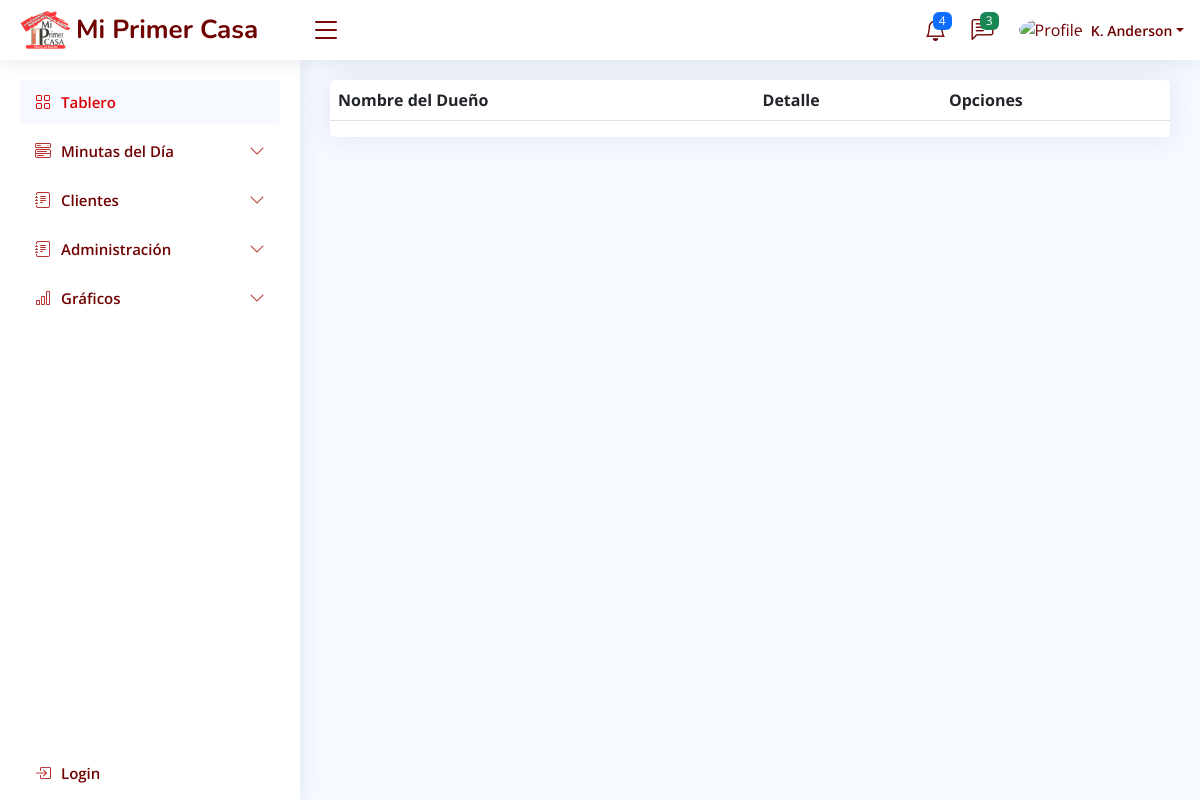
The app's page /dueniosBarrios/, older data.
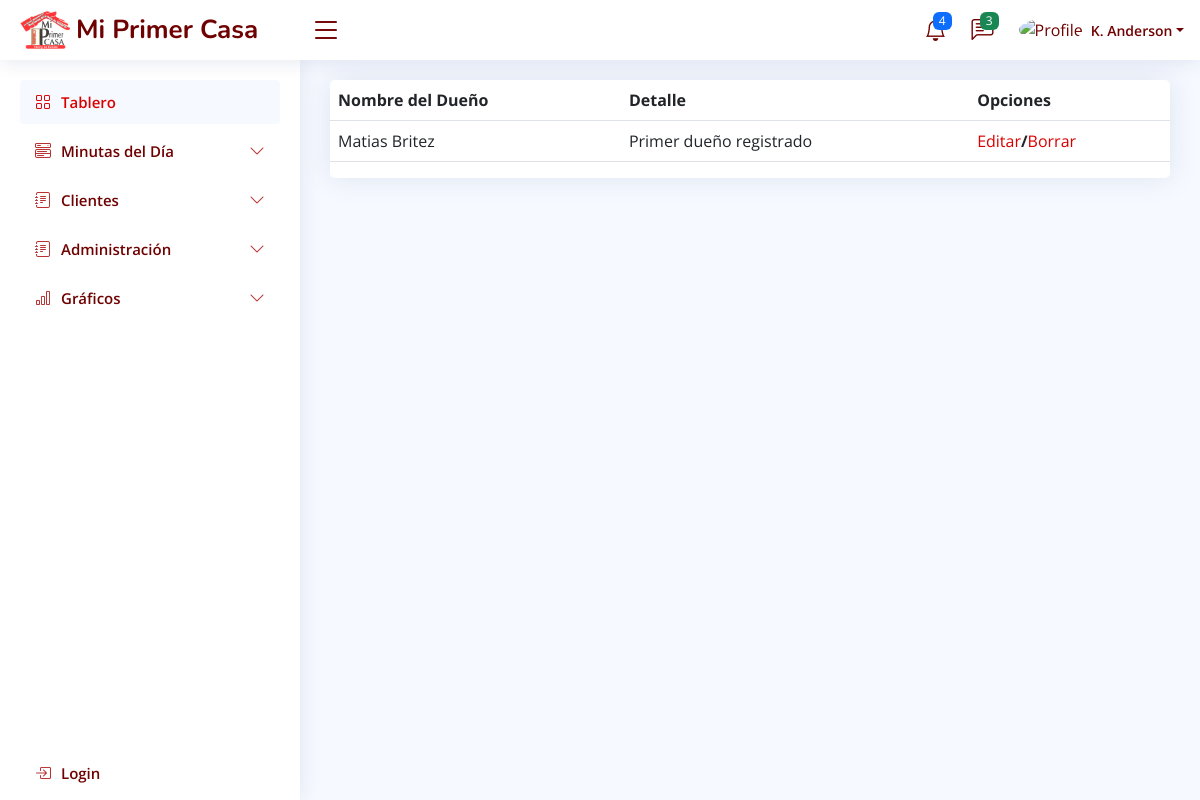
The same page, newer data.
### apps/dueniosBarrios/models.py (models this page shows, shortened)
class DueniosBarrios(models.Model):
    id_dueniobarrio = models.AutoField(primary_key=True)
    id_persona = models.OneToOneField(Personas, on_delete=models.CASCADE)
    detalle_duenio = models.TextField()

### apps/personas/models.py (models this page shows)
class Personas(models.Model):
    id_persona = models.AutoField(primary_key=True)
    nombre = models.CharField(max_length=50)
    apellido = models.CharField(max_length=50)
    edad = models.IntegerField()
    telefono = models.CharField(max_length=12)
    email = models.EmailField()
    domicilio = models.TextField()
    def __str__(self):
        txt = '{0} {1}'
        return txt.format(self.nombre, self.apellido)

### apps/dueniosBarrios/views.py (the view)
# urls.py: path('', views.vista_dueniosBarrios, name='vista_dueniosBarrios'),
def vista_dueniosBarrios(request):
    duenios = DueniosBarrios.objects.all()
    context = {
        'duenios': duenios
    }
    return render(request, 'dueniosBarrios/duenios_barrios.html', context)

### mpc/templates/dueniosBarrios/duenios_barrios.html
{% extends 'base.html' %}
{% block main %}
<div class="card-group">
    <div class="card">
        <table class="table">
            <thead>
                <tr>
                    <th>Nombre del Dueño</th>
                    <th>Detalle</th>
                    <th>Opciones</th>
                </tr>
            </thead>
            <tbody>
                {% for duenio in duenios %}
                <tr>
                    <td>{{duenio.id_persona}}</td>
                    <td>{{duenio.detalle_duenio}}</td>
                    <td><a href="editar_duenio/{{duenio.id_dueniobarrio}}">Editar</a><b>/</b><a href="eliminar_duenio/{{duenio.id_dueniobarrio}}">Borrar</a></td>
                </tr>
                {% endfor %}
            </tbody>
        </table>
    </div>
</div>
{% endblock main %}

### mpc/templates/base.html (shortened to what this page needs)
{% load static %}
<!DOCTYPE html>
<html lang="en">
<head>
  <link rel="stylesheet" href="https://cdnjs.cloudflare.com/ajax/libs/font-awesome/6.1.2/css/all.min.css"
 />
  <link href="{% static 'vendor/bootstrap/css/bootstrap.min.css' %}" rel="stylesheet">
  <link href="{% static 'vendor/bootstrap-icons/bootstrap-icons.css' %}" rel="stylesheet">
  <link href="{% static 'vendor/boxicons/css/boxicons.min.css' %}" rel="stylesheet">
  <link href="{% static 'vendor/quill/quill.snow.css' %}" rel="stylesheet">
  <link href="{% static 'vendor/quill/quill.bubble.css' %}" rel="stylesheet">
  <link href="{% static 'vendor/remixicon/remixicon.css' %}" rel="stylesheet">
  <link href="{% static 'vendor/simple-datatables/style.css' %}" rel="stylesheet">
  <link href="{% static 'css/style.css' %}" rel="stylesheet">
</head>
<body>
  <header id="header" class="header fixed-top d-flex align-items-center">
    <div class="d-flex align-items-center justify-content-between">
      <a href="{% url 'inicio' %}" class="logo d-flex align-items-center">
        <img src="{% static 'img/logo_oficial.jpg' %}" alt="">
        <span class="d-none d-lg-block">Mi Primer Casa</span>
      </a>
      <i class="bi bi-list toggle-sidebar-btn"></i>
    </div>
    <nav class="header-nav ms-auto">
      <ul class="d-flex align-items-center">
        <li class="nav-item dropdown">
          <a class="nav-link nav-icon" href="#" data-bs-toggle="dropdown">
            <i class="bi bi-bell"></i>
            <span class="badge bg-primary badge-number">4</span>
          </a>
        </li>
        <li class="nav-item dropdown">
          <a class="nav-link nav-icon" href="#" data-bs-toggle="dropdown">
            <i class="bi bi-chat-left-text"></i>
            <span class="badge bg-success badge-number">3</span>
          </a>
        </li>
        <li class="nav-item dropdown pe-3">
          <a class="nav-link nav-profile d-flex align-items-center pe-0" href="#" data-bs-toggle="dropdown">
            <img src="{% static 'img/profile-img.css' %}" alt="Profile" class="rounded-circle">
            <span class="d-none d-md-block dropdown-toggle ps-2">K. Anderson</span>
          </a>
        </li>
      </ul>
    </nav>
  </header>
  <aside id="sidebar" class="sidebar">
    <ul class="sidebar-nav" id="sidebar-nav">
      <li class="nav-item">
        <a class="nav-link " href="{% url 'inicio' %}">
          <i class="bi bi-grid"></i>
          <span>Tablero</span>
        </a>
      </li>
      <li class="nav-item">
        <a class="nav-link collapsed" data-bs-target="#components-nav" data-bs-toggle="collapse" href="#">
          <i class="bi bi-menu-button-wide"></i><span>Minutas del Día</span><i class="bi bi-chevron-down ms-auto"></i>
        </a>
      </li>
      <li class="nav-item">
        <a class="nav-link collapsed" data-bs-target="#forms-nav" data-bs-toggle="collapse" href="#">
          <i class="bi bi-journal-text"></i><span>Clientes</span><i class="bi bi-chevron-down ms-auto"></i>
        </a>
      </li>
      <li class="nav-item">
        <a class="nav-link collapsed" data-bs-target="#admin-nav" data-bs-toggle="collapse" href="#">
          <i class="bi bi-journal-text"></i><span>Administración</span><i class="bi bi-chevron-down ms-auto"></i>
        </a>
      </li>
      <li class="nav-item">
        <a class="nav-link collapsed" data-bs-target="#charts-nav" data-bs-toggle="collapse" href="#">
          <i class="bi bi-bar-chart"></i><span>Gráficos</span><i class="bi bi-chevron-down ms-auto"></i>
        </a>
      </li>
      <li class="nav-item loginb">
        <a class="nav-link collapsed" href="pages-login.html">
          <i class="bi bi-box-arrow-in-right"></i>
          <span>Login</span>
        </a>
      </li>
    </ul>
  </aside>
  <main id="main" class="main">
    {% block main %}
    {% endblock main %}
  </main>
</body>
</html>

### mpc/static/css/style.css (style rules this page uses)
:root { scroll-behavior: smooth; }
body { font-family: "Open Sans", sans-serif; background: #f6f9ff; color: #444444; }
a { color: #db0000; text-decoration: none; }
#main { margin-top: 60px; padding: 20px 30px; transition: all 0.3s; }
.card { margin-bottom: 30px; border: none; border-radius: 5px; box-shadow: 0px 0 30px rgba(1, 41, 112, 0.1); }
.logo { line-height: 1; }
@media (min-width: 1200px) { .logo { width: 280px; } }
.logo img { max-height: 50px; margin-right: 6px; }
.logo span { font-size: 26px; font-weight: 700; color: #700101; font-family: "Nunito", sans-serif; }
.header { transition: all 0.5s; z-index: 997; height: 60px; box-shadow: 0px 2px 20px rgba(1, 41, 112, 0.1); background-color: #fff; padding-left: 20px; }
.header .toggle-sidebar-btn { font-size: 32px; padding-left: 10px; cursor: pointer; color: #700101; }
.header-nav ul { list-style: none; }
.header-nav>ul { margin: 0; padding: 0; }
.header-nav .nav-icon { font-size: 22px; color: #700101; margin-right: 25px; position: relative; }
.header-nav .nav-profile { color: #700101; }
.header-nav .nav-profile img { max-height: 36px; }
.header-nav .nav-profile span { font-size: 14px; font-weight: 600; }
.header-nav .badge-number { position: absolute; inset: -2px -5px auto auto; font-weight: normal; font-size: 12px; padding: 3px 6px; }
.sidebar { position: fixed; top: 60px; left: 0; bottom: 0; width: 300px; z-index: 996; transition: all 0.3s; padding: 20px; overflow-y: auto; scrollbar-width: thin; scrollbar-color: #aab7cf transparent; box-shadow: 0px 0px 20px rgba(1, 41, 112, 0.1); background-color: #fff; }
@media (min-width: 1200px) { #main, #footer { margin-left: 300px; } }
.sidebar-nav { padding: 0; margin: 0; list-style: none; }
.sidebar-nav li { padding: 0; margin: 0; list-style: none; }
.sidebar-nav .nav-item { margin-bottom: 5px; }
.sidebar-nav .nav-link { display: flex; align-items: center; font-size: 15px; font-weight: 600; color: #db0000; transition: 0.3; background: #f6f9ff; padding: 10px 15px; border-radius: 4px; }
.sidebar-nav .nav-link i { font-size: 16px; margin-right: 10px; color: #db0000; }
.sidebar-nav .nav-link.collapsed { color: #700101; background: #fff; }
.sidebar-nav .nav-link.collapsed i { color: #b83232; }
.sidebar-nav .nav-link .bi-chevron-down { margin-right: 0; transition: transform 0.2s ease-in-out; }
.loginb { position: absolute; bottom: 0; }

Row changes from the older to the newer data that the page shows:
added DueniosBarrios: id_persona "Matias Britez", detalle_duenio "Primer dueño registrado"
